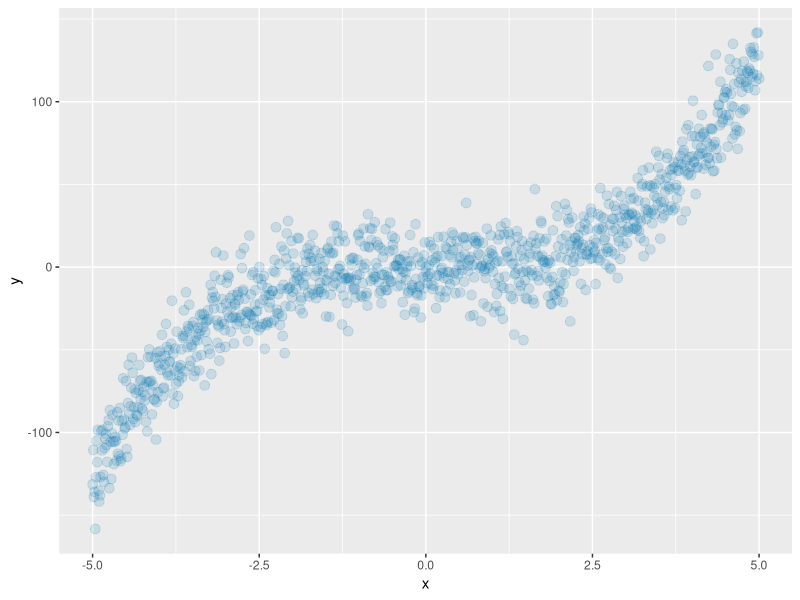
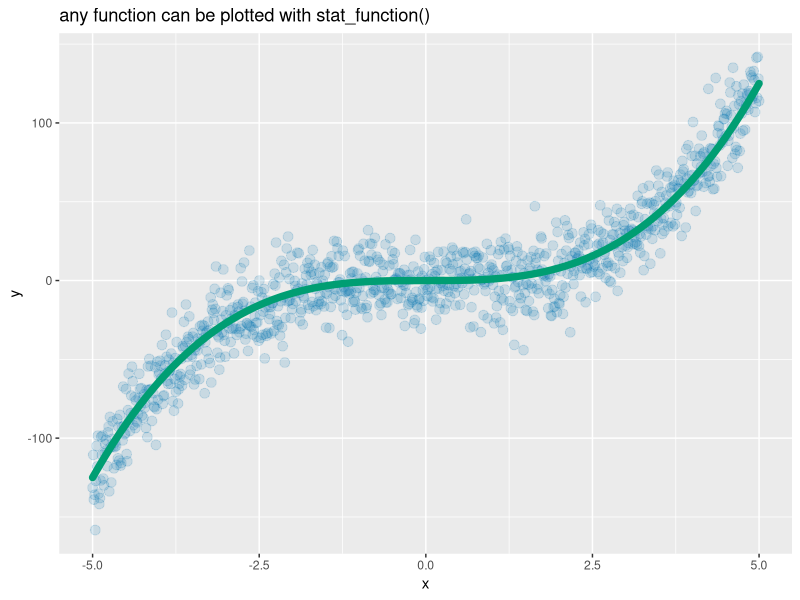
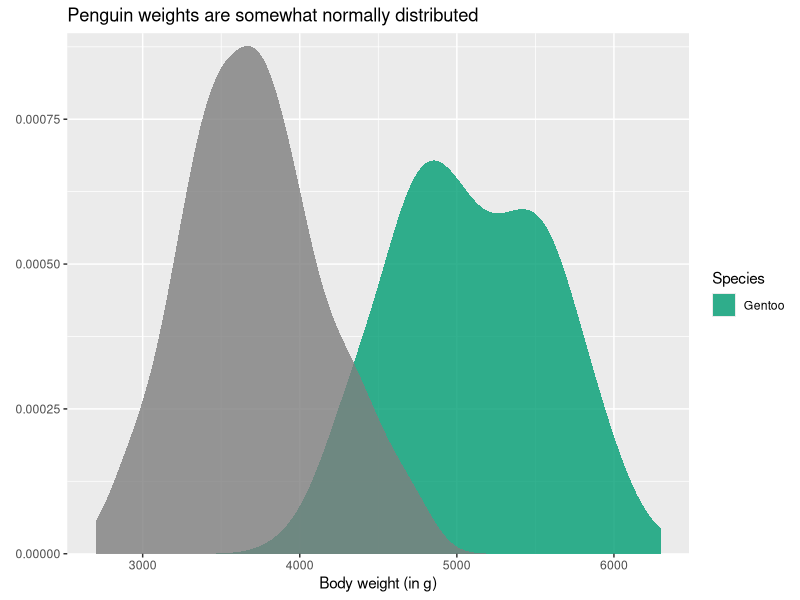
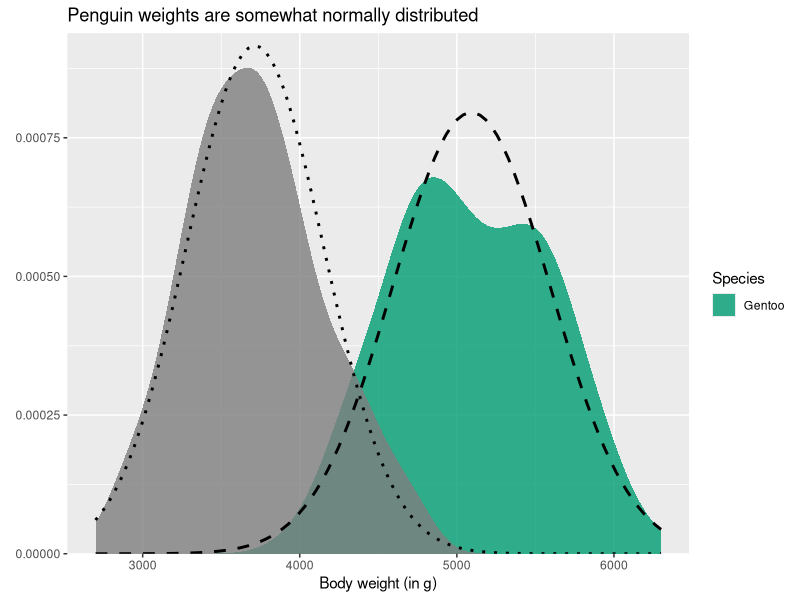
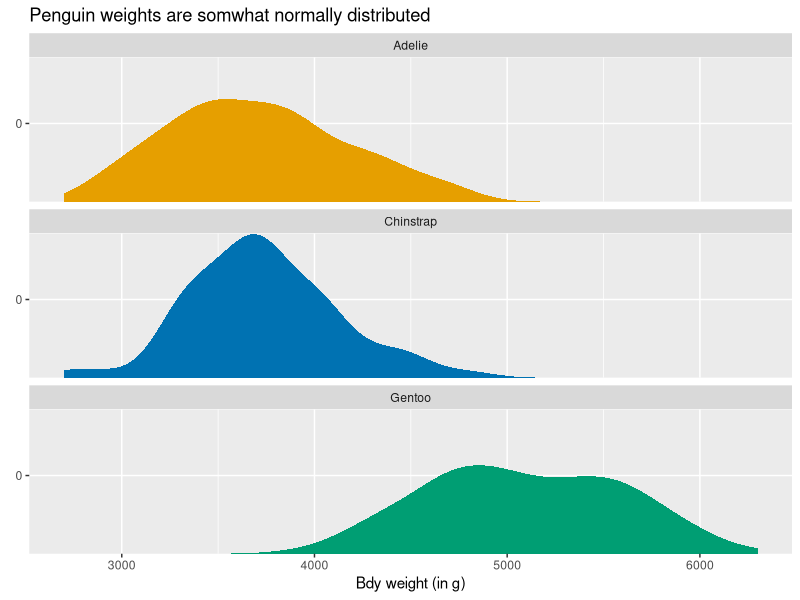
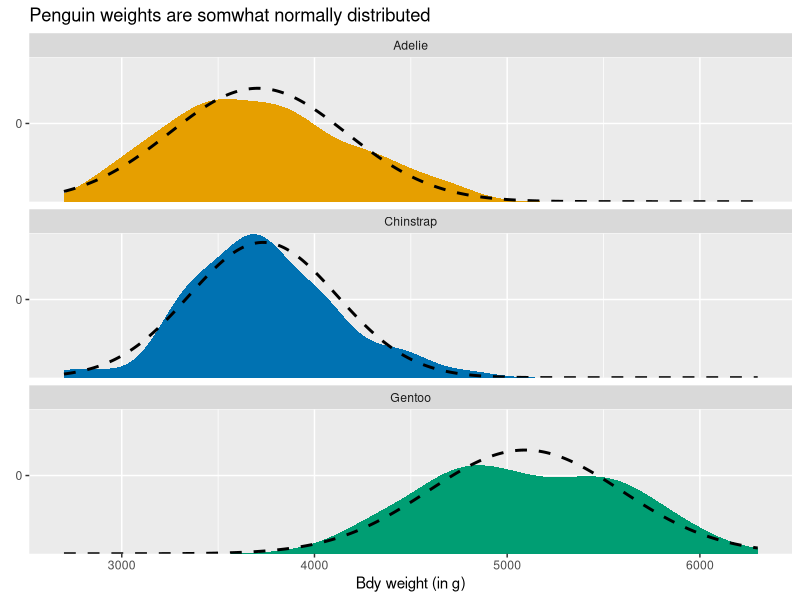

These figures' R source, in order:
set.seed(45345)

fake_dat <- tibble::tibble(
  x = seq(-5, 5, length.out = 1000 ),
  y = x^3 + rnorm(1000, mean= 0, sd = 15)
)

point_plot <- fake_dat |> 
  ggplot2::ggplot(ggplot2::aes(x,y))+
  ggplot2::geom_point(col = "#0072B2", alpha = 0.15, size = 3)

point_plot

point_plot +
  ggplot2::stat_function(
    fun = \(x) x^3, #Put formula from model into function
    col = "#009E73",
    linewidth = 2.5,
    lineend = 'round'
  ) +
  ggplot2::labs(title = "any function can be plotted with stat_function()")

penguins <- palmerpenguins::penguins |>
  dplyr::filter(!is.na(sex))

grouped_penguins <- penguins|>
  dplyr::mutate(species = dplyr::if_else(species == 'Gentoo', species, 'Other'))

penguin_colors <- c("#E69F00", "#009E73", "#0072B2", "grey80")

names(penguin_colors) <- c(
  unique(penguins$species |> as.character()),
  'Others'
)

density_chart <- grouped_penguins|>
  ggplot2::ggplot()+
  ggplot2::geom_density(
    ggplot2::aes(x= body_mass_g, fill = species),
    alpha = 0.8,
    col = NA
  )+
  ggplot2::labs(
    x='Body weight (in g)',
    y=ggplot2::element_blank(),
    title = 'Penguin weights are somewhat normally distributed',
    fill = 'Species'
  )+
  ggplot2::scale_fill_manual(values = penguin_colors)+
  ggplot2::scale_y_continuous(expand=ggplot2::expansion(mult = c(0,0.025)))
density_chart

params_grouped_penguins <- grouped_penguins|>
  dplyr::summarize(
    mean_body_mass_g = mean(body_mass_g),
    sd_body_mass = sd(body_mass_g),
    .by=species
  )

dnorm(seq(3500,3800,100), mean =3715, sd =436)

fun_layers <- params_grouped_penguins |>
  purrr::pmap(
    ~{
      #pass current parameters to new list
      l <- list(...)
      #use ist to put parameters into correct place in dnorm()
      ggplot2::stat_function(
        fun = \(x)  dnorm(
          x,
          mean = l$mean_body_mass_g,
          sd = l$sd_body_mass
        ),
        #add some aesthetics as well
        linewidth = 1,
        linetype =  if(l$species == 'Gentoo') 2 else 3
      )
    }
    
  )

density_chart+
  fun_layers


facet_plot <- penguins|>
  ggplot2::ggplot()+
  ggplot2::geom_density(
    ggplot2::aes(x = body_mass_g, fill = species),
    col =NA
  )+
  ggplot2::facet_wrap(ggplot2::vars(species), ncol = 1)+
  ggplot2::labs(
    x = 'Bdy weight (in g)',
    y = ggplot2::element_blank(),
    title = 'Penguin weights are somwhat normally distributed'
  )+
  ggplot2::scale_fill_manual(values = penguin_colors)+
  ggplot2::scale_y_continuous(
    breaks = c(1, 6e-4),
    labels = scales::label_comma(),
    expand = ggplot2::expansion(mult = c(0, 0.005))
  )+
  ggplot2::theme(legend.position = 'none')
facet_plot

params_penguins <- penguins |>
  dplyr::summarize(
    mean_body_mass_g = mean(body_mass_g),
    sd_body_mass_g = sd(body_mass_g),
    .by = species
  )

range_body_mass <- range(penguins$body_mass_g)

computed_vals <- params_penguins |>
  dplyr::mutate(
    x = list( #wrap vector in this list()) to save the whole vector into the cell
      seq(range_body_mass[1], range_body_mass[2],1)
    ),
    y = purrr::pmap(
      list(x = x , mean = mean_body_mass_g, sd = sd_body_mass_g),
      ~{
        l <- list(...)
        #compute manually here with dnorm()
        dnorm(l$x, mean = l$mean, sd = l$sd)
      }
    )
  ) |>
  dplyr::select(species, x, y)


coords_penguins <- computed_vals |>
  tidyr::unnest(cols = c(x,y))

facet_plot +
  ggplot2::geom_line(
    data = coords_penguins,
    ggplot2::aes( x = x, y = y),
    linetype = 2,
    linewidth = 1
  )
